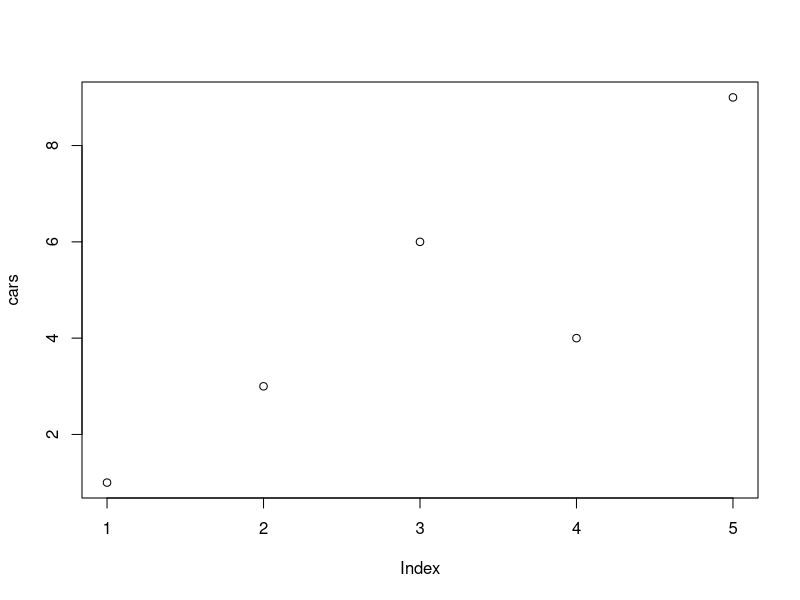
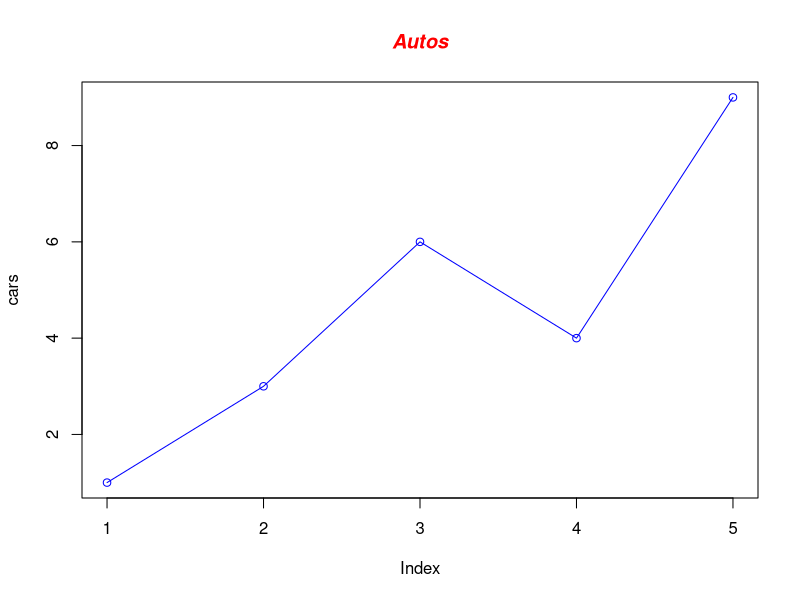
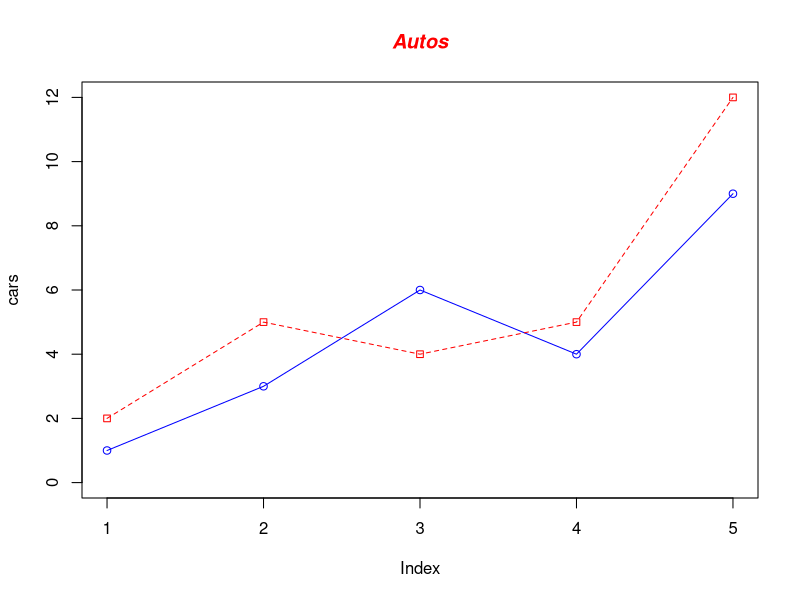
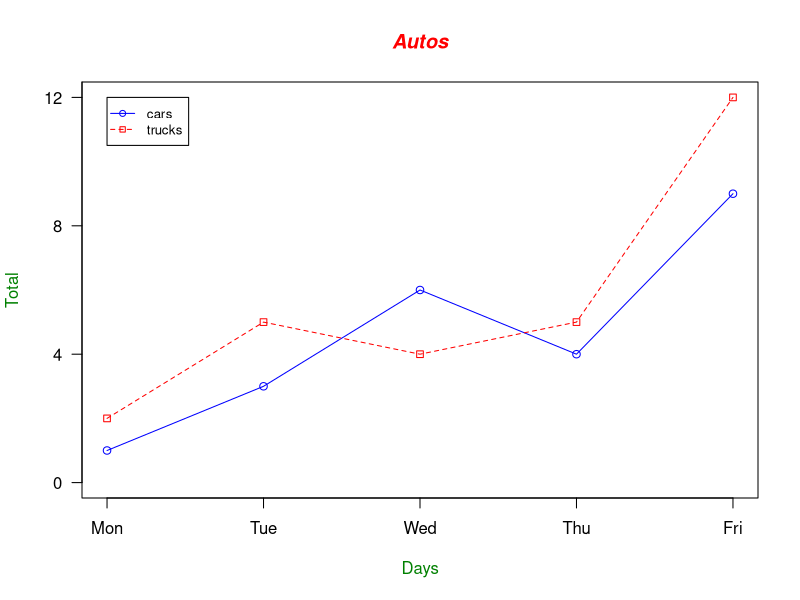

Recreate these plots in R, in order.
#https://sites.harding.edu/fmccown/r/
#producing simple graphs with R

# line charts

# Define the cars vector with 5 values
cars <- c(1, 3, 6, 4, 9)

# Graph the cars vector with all defaults
plot(cars)




# Let's add a title, a line to connect the points, and some color:

# Define the cars vector with 5 values
cars <- c(1, 3, 6, 4, 9)

# Graph cars using blue points overlayed by a line 
plot(cars, type="o", col="blue")

# Create a title with a red, bold/italic font
title(main="Autos", col.main="red", font.main=4)



# Now let's add a red line for trucks and specify the y-axis range 
# directly so it will be large enough to fit the truck data:

# Define 2 vectors
cars <- c(1, 3, 6, 4, 9)
trucks <- c(2, 5, 4, 5, 12)

# Graph cars using a y axis that ranges from 0 to 12
plot(cars, type="o", col="blue", ylim=c(0,12))

# Graph trucks with red dashed line and square points
lines(trucks, type="o", pch=22, lty=2, col="red")

# Create a title with a red, bold/italic font
title(main="Autos", col.main="red", font.main=4)



# Next, let's change the axes labels to match our data and add a legend. 
# We'll also compute the y-axis values using the max function 
# so any changes to our data will be automatically reflected in our graph.

# Define 2 vectors
cars <- c(1, 3, 6, 4, 9)
trucks <- c(2, 5, 4, 5, 12)

# Calculate range from 0 to max value of cars and trucks
g_range <- range(0, cars, trucks)

# Graph autos using y axis that ranges from 0 to max 
# value in cars or trucks vector.  Turn off axes and 
# annotations (axis labels) so we can specify them ourself
plot(cars, type="o", col="blue", ylim=g_range, 
     axes=FALSE, ann=FALSE)

# Make x axis using Mon-Fri labels
axis(1, at=1:5, lab=c("Mon","Tue","Wed","Thu","Fri"))

# Make y axis with horizontal labels that display ticks at 
# every 4 marks. 4*0:g_range[2] is equivalent to c(0,4,8,12).
axis(2, las=1, at=4*0:g_range[2])

# Create box around plot
box()

# Graph trucks with red dashed line and square points
lines(trucks, type="o", pch=22, lty=2, col="red")

# Create a title with a red, bold/italic font
title(main="Autos", col.main="red", font.main=4)

# Label the x and y axes with dark green text
title(xlab="Days", col.lab=rgb(0,0.5,0))
title(ylab="Total", col.lab=rgb(0,0.5,0))

# Create a legend at (1, g_range[2]) that is slightly smaller 
# (cex) and uses the same line colors and points used by 
# the actual plots 
legend(1, g_range[2], c("cars","trucks"), cex=0.8, 
       col=c("blue","red"), pch=21:22, lty=1:2);


